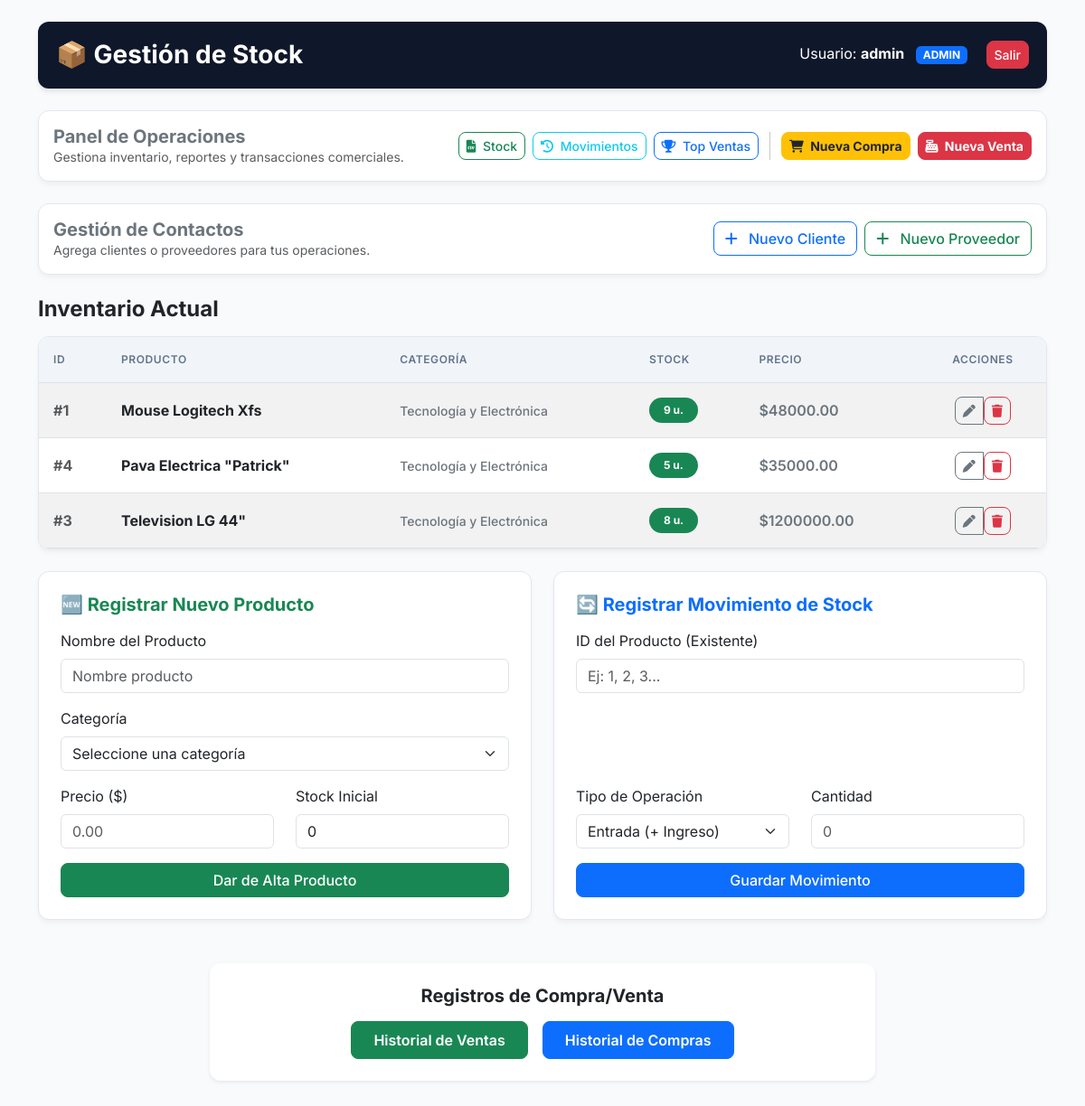
Screenshot of /inventario/ (signed in) with the database file from the repository.
### inventario/models.py (models this page shows, shortened)
class Producto(models.Model):
    nombre = models.CharField(max_length=100)
    categoria = models.ForeignKey(Categoria, on_delete=models.PROTECT, related_name='productos', null=True, blank=True)
    cantidad = models.IntegerField(default=0)  # Representa el Stock
    precio = models.DecimalField(max_digits=10, decimal_places=2)
    costo = models.DecimalField(max_digits=10, decimal_places=2, default=0.00)
    activo = models.BooleanField(default=True)

class Categoria(models.Model):
    nombre = models.CharField(max_length=100, unique=True)
    descripcion = models.TextField(blank=True, null=True)

### inventario/views.py (the view)
# urls.py: path('', DashboardView.as_view(), name='dashboard'),
class DashboardView(LoginRequiredMixin, ListView):
    model = Producto
    template_name = 'inventario/dashboard.html'
    context_object_name = 'productos'
    def get_queryset(self):
        return Producto.objects.filter(activo=True).order_by('nombre')
    def get_context_data(self, **kwargs): #  Correcto
        context = super().get_context_data(**kwargs)
        if self.request.user.is_superuser:
            context['rol'] = 'Admin'
        else:
            grupo = self.request.user.groups.first()
            context['rol'] = grupo.name if grupo else 'Consulta'
        context['movimientos'] = InventarioService.obtener_historial_movimientos()
        context['form'] = ProductoForm()
        context['form_cliente'] = ClienteForm()
        context['form_proveedor'] = ProveedorForm()
        return context

### inventario/forms.py
class ProductoForm(forms.ModelForm):
    cantidad_inicial = forms.IntegerField(
        label="Stock Inicial",
        required=False,
        initial=0,
        min_value=0
    )
    class Meta:
        model = Producto
        fields = ['nombre', 'precio', 'categoria']
    def __init__(self, *args, **kwargs):
        super().__init__(*args, **kwargs)
        if self.instance.pk:
            self.fields.pop('cantidad_inicial', None)
        self.fields['categoria'].required = True
        self.fields['categoria'].empty_label = "Seleccione una categoría"
        for field in self.fields.values():
            field.widget.attrs['class'] = 'form-control'

### ventas/forms.py
class ClienteForm(forms.ModelForm):
    class Meta:
        model = Cliente
        fields = ['nombre', 'dni_cuit', 'email']
    def __init__(self, *args, **kwargs):
        super().__init__(*args, **kwargs)
        for field in self.fields.values():
            field.widget.attrs.update({'class': 'form-control'})

### inventario/services.py (called while the page is built)
    @staticmethod
    def obtener_historial_movimientos():
        return Movimiento.objects.all().select_related('producto', 'usuario', 'compra', 'venta').order_by('-fecha')

### inventario/templates/inventario/dashboard.html (shortened to what this page needs)
<!DOCTYPE html>
<html lang="es">
<head>
    <link href="https://cdn.jsdelivr.net/npm/bootstrap@5.3.0/dist/css/bootstrap.min.css" rel="stylesheet">
    <link rel="stylesheet" href="https://cdnjs.cloudflare.com/ajax/libs/font-awesome/6.0.0/css/all.min.css">
</head>
<body>
    <div class="container mt-4">
        <div class="header-box d-flex justify-content-between align-items-center mb-4">
            <h3 class="m-0 fw-bold">📦 Gestión de Stock</h3>
            <div class="align-middle">
                <span class="me-2">Usuario: <strong>{{ user.username }}</strong></span>
                <span class="badge bg-primary text-uppercase px-2 py-1.5 me-3" style="font-size: 0.75rem;">{{ rol }}</span>
                <form action="{% url 'logout' %}" method="post" style="display: inline;">
                    <button type="submit" class="btn btn-danger btn-sm">Salir</button>
                </form>
            </div>
        </div>
        {% if rol == 'Admin' or rol == 'Consulta' or rol == 'Operador' %}
            <div class="card p-3 mb-4 bg-white">
                <div class="d-flex justify-content-between align-items-center flex-wrap gap-2">
                    <div>
                        <h5 class="fw-bold m-0 text-secondary">Panel de Operaciones</h5>
                        <p class="text-muted small m-0">Gestiona inventario, reportes y transacciones comerciales.</p>
                    </div>
                    <div class="d-flex flex-wrap gap-2">
                        <a href="{% url 'inventario:exportar_productos' %}" class="btn btn-outline-success btn-sm">
                            <i class="fas fa-file-csv me-1"></i> Stock
                        </a>
                        <a href="{% url 'inventario:exportar_movimientos' %}" class="btn btn-outline-info btn-sm">
                            <i class="fas fa-history me-1"></i> Movimientos
                        </a>
                        <a href="{% url 'inventario:productos_top' %}" class="btn btn-outline-primary btn-sm">
                            <i class="fas fa-trophy me-1"></i> Top Ventas
                        </a>
                        {% if rol == 'Admin' or rol == 'Operador' %}
                            <div class="vr mx-1"></div> <a href="{% url 'compras:simular_compra' %}" class="btn btn-warning btn-sm text-dark fw-bold">
                                <i class="fas fa-shopping-cart me-1"></i> Nueva Compra
                            </a>
                            <a href="{% url 'ventas:simular_venta' %}" class="btn btn-danger btn-sm text-white fw-bold">
                                <i class="fas fa-cash-register me-1"></i> Nueva Venta
                            </a>
                        {% endif %}
                    </div>
                </div>
            </div>
        <div class="card p-3 mb-4 bg-white">
            <div class="d-flex justify-content-between align-items-center flex-wrap gap-2">
                <div>
                    <h5 class="fw-bold m-0 text-secondary">Gestión de Contactos</h5>
                    <p class="text-muted small m-0">Agrega clientes o proveedores para tus operaciones.</p>
                </div>
                <div class="d-flex gap-2">
                    <button type="button" class="btn btn-outline-primary" data-bs-toggle="modal" data-bs-target="#modalCliente">
                        <i class="fas fa-plus me-2"></i> Nuevo Cliente
                    </button>
                    <button type="button" class="btn btn-outline-success" data-bs-toggle="modal" data-bs-target="#modalProveedor">
                        <i class="fas fa-plus me-2"></i> Nuevo Proveedor
                    </button>
                </div>
            </div>
        </div>
        {% endif %}
        <h4 class="fw-bold mb-3 text-dark">Inventario Actual</h4>
        <div class="table-container mb-4">
            <table class="table table-striped table-hover align-middle m-0">
                <thead>
                    <tr>
                        <th class="p-3">ID</th>
                        <th class="p-3">Producto</th>
                        <th class="p-3">Categoría</th>
                        <th class="p-3">Stock</th>
                        <th class="p-3">Precio</th>
                        {% if rol == 'Admin' %}
                        <th class="p-3 text-center">Acciones</th>
                        {% endif %}
                    </tr>
                </thead>
                <tbody>
                    {% for p in productos %}
                    <tr>
                        <td class="p-3 fw-bold text-muted">#{{ p.id }}</td>
                        <td class="p-3 fw-bold">{{ p.nombre }}</td>
                        <td class="p-3">
                            <span class="text-secondary small fw-medium">
                                {% if p.categoria %}{{ p.categoria.nombre }}{% else %}Sin Categoría{% endif %}
                            </span>
                        </td>
                        <td class="p-3">
                            <span class="badge {% if p.cantidad == 0 %}bg-danger{% else %}bg-success{% endif %} rounded-pill px-3 py-2">
                                {{ p.cantidad }} u.
                            </span>
                        </td>
                        <td class="p-3 fw-semibold text-secondary">${{ p.precio }}</td>
                        {% if rol == 'Admin' %}
                            <td class="text-center">
                                <div class="btn-group" role="group">
                                    <a href="{% url 'inventario:editar_producto' p.id %}" class="btn btn-sm btn-outline-secondary" title="Editar">
                                        <i class="fas fa-pen"></i>
                                    </a>
                                    <form method="POST" action="{% url 'inventario:eliminar_producto' p.id %}" onsubmit="return confirm('¿Estás seguro de que deseas eliminar este producto? Esta acción no se puede deshacer.');">
                                        <button type="submit" class="btn btn-sm btn-outline-danger" title="Eliminar">
                                            <i class="fas fa-trash"></i>
                                        </button>
                                    </form>
                                </div>
                            </td>
                        {% endif %}
                    </tr>
                    {% empty %}
                    <tr>
                        <td colspan="{% if rol == 'Admin' %}6{% else %}5{% endif %}" class="text-center text-muted py-4">
                            No hay productos cargados en el sistema.
                        </td>
                    </tr>
                    {% endfor %}
                </tbody>
            </table>
        </div>
        <div class="row mt-4 align-items-stretch">
            {% if rol == 'Admin' or rol == 'Operador' %}
            <div class="col-md-6 mb-4 d-flex">
                <div class="card p-4 bg-white w-100 h-100 d-flex flex-column justify-content-between">
                    <form action="{% url 'inventario:crear_producto' %}" method="POST" class="h-100 d-flex flex-column justify-content-between">
                        <div>
                            <h5 class="fw-bold text-success mb-3">🆕 Registrar Nuevo Producto</h5>
                            <div class="mb-3">
                                <label class="form-label">Nombre del Producto</label>
                                <input type="text" name="nombre" class="form-control" required placeholder="Nombre producto">
                            </div>
                            <div class="mb-3">
                                <label class="form-label">Categoría</label>
                                <select name="categoria" class="form-select" required>
                                    <option value="" disabled selected>Seleccione una categoría</option>
                                </select>
                            </div>
                            <div class="row mb-3">
                                <div class="col-md-6 mb-3 mb-md-0">
                                    <label class="form-label">Precio ($)</label>
                                    <input type="number" step="0.01" name="precio" class="form-control" required placeholder="0.00" min="0">
                                </div>
                                <div class="col-md-6">
                                    <label class="form-label">Stock Inicial</label>
                                    <input type="number" name="cantidad_inicial" class="form-control" value="0" required min="0">
                                </div>
                            </div>
                        </div>
                        <button type="submit" class="btn btn-success w-100 mt-auto">Dar de Alta Producto</button>
                    </form>
                </div>
            </div>
            {% endif %}
            {% if rol == 'Admin' or rol == 'Operador' %}
            <div class="col-md-6 mb-4 d-flex">
                <div class="card p-4 bg-white w-100 h-100 d-flex flex-column justify-content-between">
                    <form action="{% url 'inventario:registrar_movimiento' %}" method="POST" class="h-100 d-flex flex-column justify-content-between">
                        <div>
                            <h5 class="fw-bold text-primary mb-3">🔄 Registrar Movimiento de Stock</h5>
                            <div class="mb-3">
                                <label class="form-label">ID del Producto (Existente)</label>
                                <input type="number" name="producto_id" class="form-control" required placeholder="Ej: 1, 2, 3...">
                            </div>
                            <div class="row mb-3">
                                <div class="col-md-6 mb-3 mb-md-0">
                                    <label class="form-label">Tipo de Operación</label>
                                    <select name="tipo" class="form-select">
                                        <option value="ENTRADA">Entrada (+ Ingreso)</option>
                                    </select>
                                </div>
                                <div class="col-md-6">
                                    <label class="form-label">Cantidad</label>
                                    <input type="number" name="cantidad" class="form-control" required min="1" placeholder="0">
                                </div>
                            </div>
                        </div>
                        <button type="submit" class="btn btn-primary w-100 mt-auto">Guardar Movimiento</button>
                    </form>
                </div>
            </div>
            {% endif %}
        </div>
        {% if rol == 'Admin' or rol == 'Operador' %}
        <div class="row mt-4 mb-5 justify-content-center">
            <div class="col-md-8">
                <div class="card p-4 bg-white border-0 shadow-sm text-center">
                    <h5 class="fw-bold text-dark mb-3">Registros de Compra/Venta</h5>
                    <div class="d-flex justify-content-center gap-3">
                        <a href="{% url 'ventas:historico_ventas' %}" class="btn btn-success fw-semibold px-4 py-2">
                            Historial de Ventas
                        </a>
                        <a href="{% url 'compras:historico_compras' %}" class="btn btn-primary fw-semibold px-4 py-2">
                            Historial de Compras
                        </a>
                    </div>
                </div>
            </div>
        </div>
        {% endif %}
    </div>
</body>
</html>

### inventario/templates/inventario/dashboard.html (style rules this page uses)
body { font-family: 'Inter', sans-serif; background-color: #f8fafc; color: #1e293b; padding-bottom: 50px; }
.header-box { background-color: #0f172a; color: white; padding: 20px; border-radius: 12px; box-shadow: 0 4px 6px -1px rgba(0, 0, 0, 0.1); }
.card { border: 1px solid #e2e8f0; border-radius: 12px; box-shadow: 0 4px 6px -1px rgba(0, 0, 0, 0.05); }
.table-container { background: white; border-radius: 12px; border: 1px solid #e2e8f0; overflow: hidden; box-shadow: 0 4px 6px -1px rgba(0, 0, 0, 0.05); }
.table th { background-color: #f1f5f9; color: #64748b; font-weight: 600; text-transform: uppercase; font-size: 0.75rem; letter-spacing: 0.05em; }
.btn { border-radius: 8px; font-weight: 500; }

### rows the page displays
Producto: id "1", nombre "Mouse Logitech Xfs", categoria.nombre "Tecnología y Electrónica", cantidad "9", precio "48000.00"
Producto: id "4", nombre "Pava Electrica \"Patrick\"", categoria.nombre "Tecnología y Electrónica", cantidad "5", precio "35000.00"
Producto: id "3", nombre "Television LG 44\"", categoria.nombre "Tecnología y Electrónica", cantidad "8", precio "1200000.00"

### other values shown
{{ user.username }} "admin"
{{ rol }} "ADMIN"
